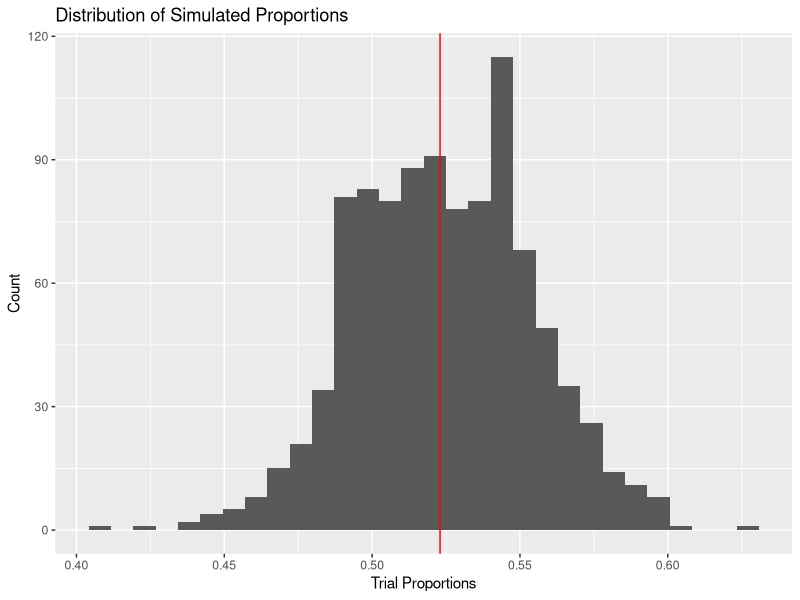
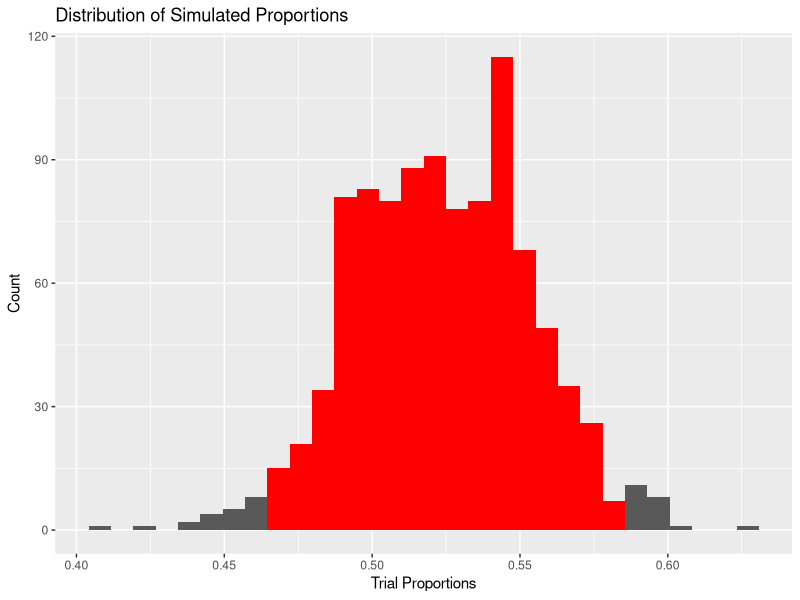

These figures' R source, in order: (Note: this script raises an error after producing the figures.)
## ---- chunk 1
knitr::opts_chunk$set(echo = TRUE, warning = FALSE, message = FALSE)
knitr::opts_chunk$set(out.width= "70%", out.height= "70%", fig.align = "center") 
## ---- chunk 2
library(tidyverse)

replications_dataframe = NULL

num_reps = 1000

sample_size = 135 + 148

sample_stat =  148 / (135 + 148)

for (i in 1:num_reps){
  
  trial = sample(x = c(1,0),
                 size = sample_size,
                 prob = c(sample_stat, 1-sample_stat),
                 replace = TRUE)

  trial_proportion = sum(trial)/sample_size
  
  replications_dataframe = rbind(replications_dataframe, data.frame(trial_proportion))
}

replications_dataframe %>%
  ggplot(aes(x = trial_proportion)) +
  geom_histogram() +
  labs(x = "Trial Proportions", y = "Count", title = "Distribution of Simulated Proportions") +
  geom_vline(xintercept = sample_stat, color = "red")
## ---- chunk 3
#A lot of "instruction purpose" code here... and a little bit of 2SD cheating
below <- replications_dataframe %>%
  filter(trial_proportion <= (mean(trial_proportion) - 2*sd(trial_proportion)))

middle <- replications_dataframe %>%
  filter(trial_proportion >= (mean(trial_proportion) - 2*sd(trial_proportion))) %>%
  filter(trial_proportion <= (mean(trial_proportion) + 2*sd(trial_proportion)))

above <- replications_dataframe %>%
  filter(trial_proportion >= (mean(trial_proportion) + 2*sd(trial_proportion)))

ggplot(data = below, aes(x = trial_proportion)) +
  geom_histogram() +
  geom_histogram(data = middle, fill = "red") +
  geom_histogram(data = above) +
  labs(x = "Trial Proportions", y = "Count", 
       title = "Distribution of Simulated Proportions")

## ---- chunk 4
#Calculate "SD of Statistic"
standard_error = sqrt((sample_stat * (1-sample_stat))/sample_size)

lower = sample_stat - 2 * standard_error

upper = sample_stat + 2 * standard_error

#Fancier than you need 
paste("(",lower, ",", upper, ")")
## ---- chunk 5
ggplot(NULL, aes(x = c(0.25, 0.75))) +
  stat_function(fun = dnorm, 
                args = list(mean = sample_stat, sd = standard_error)) +
    stat_function(fun = dnorm, 
                args = list(mean = sample_stat, sd = standard_error), 
                xlim = c(lower, upper),
                geom = "area", fill = "red") +
  labs(x = "", y = "") + theme_classic() +
  scale_y_continuous(breaks = NULL)
## ---- chunk 6
#Left critical value
qnorm(0.025)
  
#Right critical value
qnorm(0.975)

lower = sample_stat + qnorm(0.025) * standard_error

upper = sample_stat + qnorm(0.975) * standard_error

paste("(",lower, ",", upper, ")")
## ---- chunk 7
lower = qnorm(0.025, mean = sample_stat, sd = standard_error)

upper = qnorm(0.975, mean = sample_stat, sd = standard_error)

paste("(",lower, ",", upper, ")")

replications_dataframe %>% 
  ggplot(aes(x = trial_proportion)) +
  geom_histogram(aes(y = ..density..)) +
  stat_function(fun = dnorm, 
                args = list(mean = sample_stat, sd = standard_error),
                color = "blue") +
  geom_vline(xintercept = lower, color = "red") +
  geom_vline(xintercept = upper, color = "red") +
  labs(x = "Trial Proportions", y = "Density", 
       title = "Distribution of Simulated Proportions")
